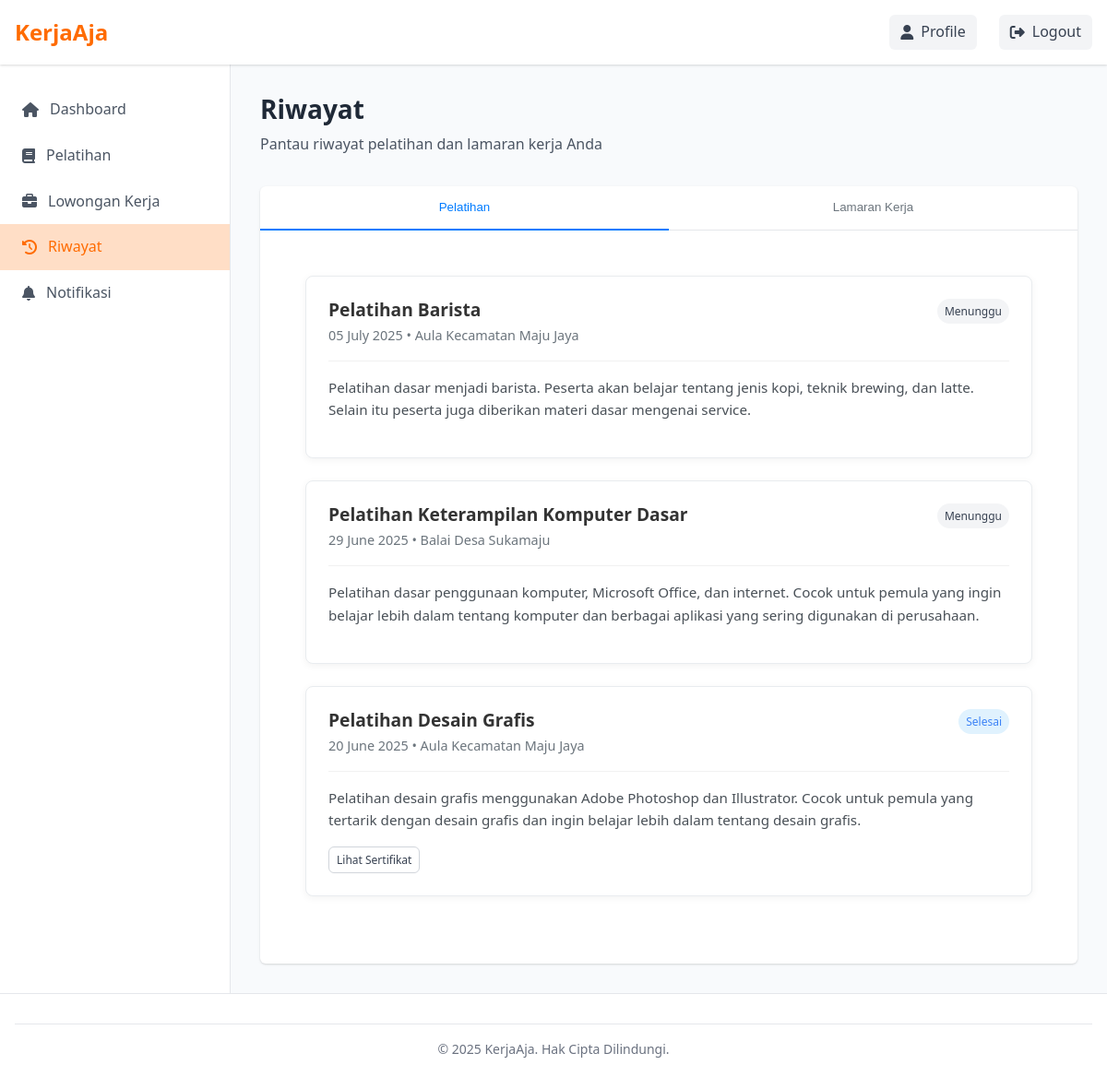
The app's page /User/riwayat.php (signed in) with its own data.
### tables this page shows
CREATE TABLE `pendaftaran_pelatihan` (
  `id` int(11) NOT NULL,
  `user_id` int(11) NOT NULL,
  `pelatihan_id` int(11) NOT NULL,
  `tanggal_daftar` timestamp NOT NULL DEFAULT current_timestamp()
);

CREATE TABLE `pelatihan` (
  `pelatihan_id` int(11) NOT NULL,
  `nama` varchar(150) NOT NULL,
  `lokasi` varchar(100) DEFAULT NULL,
  `tanggal` date DEFAULT NULL,
  `kuota` int(10) NOT NULL,
  `deskripsi` text DEFAULT NULL,
  `created_by` int(11) DEFAULT NULL
);

### User/riwayat.php (the view, shortened to what this page needs)
<?php
include '../auth/koneksi.php';
$user_id = (int)$_SESSION['user_id'];
$query_pelatihan = "SELECT
                        p.nama, p.lokasi, p.tanggal, p.deskripsi,
                        pp.tanggal_daftar
                    FROM pendaftaran_pelatihan pp
                    JOIN pelatihan p ON pp.pelatihan_id = p.pelatihan_id
                    WHERE pp.user_id = '$user_id'
                    ORDER BY p.tanggal DESC";
$result_pelatihan = mysqli_query($conn, $query_pelatihan);
?>
<!DOCTYPE html>
<html lang="id">
<head>
    <link rel="stylesheet" href="../css/style.css" />
    <link rel="stylesheet" href="https://cdnjs.cloudflare.com/ajax/libs/font-awesome/6.4.0/css/all.min.css" />
</head>
<body>
    <header class="header">
        <div class="container">
            <div class="logo"><a href="dashboard.php">KerjaAja</a></div>
            <nav class="nav">
                <ul>
                    <li><a href="profile.php" class="btn-logout"><i class="fas fa-user"></i> Profile</a></li>
                    <li><a href="../auth/logout.php" class="btn-logout"><i class="fas fa-sign-out-alt"></i> Logout</a>
                    </li>
                </ul>
            </nav>
        </div>
    </header>
    <div class="dashboard-container">
        <aside class="sidebar">
            <nav class="sidebar-nav">
                <ul>
                    <li><a href="dashboard.php"><i class="fas fa-home"></i> Dashboard</a></li>
                    <li><a href="pelatihan.php"><i class="fas fa-book"></i> Pelatihan</a></li>
                    <li><a href="lowongan.php"><i class="fas fa-briefcase"></i> Lowongan Kerja</a></li>
                    <li><a href="riwayat.php" class="active"><i class="fas fa-history"></i> Riwayat</a></li>
                    <li><a href="notifications.php"><i class="fas fa-bell"></i> Notifikasi</a></li>
                </ul>
            </nav>
        </aside>
        <main class="main-content">
            <div class="page-header">
                <h1>Riwayat</h1>
                <p>Pantau riwayat pelatihan dan lamaran kerja Anda</p>
            </div>
            <div class="tabs">
                <div class="tab-header">
                    <button class="tab-btn active" data-tab="pelatihan">Pelatihan</button>
                    <button class="tab-btn" data-tab="lamaran">Lamaran Kerja</button>
                </div>
                <div class="tab-content">
                    <div class="tab-pane active" id="pelatihanTab">
                        <?php if (mysqli_num_rows($result_pelatihan) > 0):
                            mysqli_data_seek($result_pelatihan, 0);
                            while ($pelatihan = mysqli_fetch_assoc($result_pelatihan)):
                                $statusText = "Menunggu";
                                $statusClass = "status-pending";
                                $today = new DateTime();
                                $trainingDate = new DateTime($pelatihan['tanggal']);
                                if ($today->format('Y-m-d') > $trainingDate->format('Y-m-d')) {
                                    $statusText = "Selesai";
                                    $statusClass = "status-completed";
                                } elseif ($today->format('Y-m-d') == $trainingDate->format('Y-m-d')) {
                                    $statusText = "Sedang Berlangsung";
                                    $statusClass = "status-ongoing";
                                }
                        ?>
                        <div class="history-item">
                            <div class="history-item-header">
                                <div>
                                    <h3><?php echo htmlspecialchars($pelatihan['nama']); ?></h3>
                                    <p><?php echo date('d F Y', strtotime($pelatihan['tanggal'])); ?> •
                                        <?php echo htmlspecialchars($pelatihan['lokasi']); ?></p>
                                </div>
                                <span class="status-badge <?php echo $statusClass; ?>"><?php echo $statusText; ?></span>
                            </div>
                            <p class="history-item-description"><?php echo htmlspecialchars($pelatihan['deskripsi']); ?>
                            </p>
                            <?php if ($statusText === 'Selesai'): ?>
                            <a href="#" class="btn btn-outline btn-sm">Lihat Sertifikat</a>
                            <?php endif; ?>
                        </div>
                        <?php endwhile; ?>
                        <?php else: ?>
                        <div class="no-results">
                            <p>Anda belum memiliki riwayat pendaftaran pelatihan.</p>
                        </div>
                        <?php endif; ?>
                    </div>
                </div>
            </div>
        </main>
    </div>
    <footer class="footer">
        <div class="container">
            <div class="footer-bottom">
                <p>&copy; 2025 KerjaAja. Hak Cipta Dilindungi.</p>
            </div>
        </div>
    </footer>
</body>
</html>

### User/riwayat.php (style rules this page uses)
.history-item { background: #fff; border: 1px solid #e9ecef; border-radius: 8px; padding: 1.5rem; margin-bottom: 1.5rem; box-shadow: 0 2px 8px rgba(0, 0, 0, 0.05); }
.history-item-header { display: flex; justify-content: space-between; align-items: flex-start; margin-bottom: 1rem; padding-bottom: 1rem; border-bottom: 1px solid #f1f1f1; }
.history-item-header h3 { margin: 0; font-size: 1.2rem; color: #333; }
.history-item-header p { margin: 5px 0 0; color: #6c757d; font-size: 0.9rem; }
.history-item-description { color: #495057; margin: 0 0 1rem 0; font-size: 0.95rem; }

### records on screen
pendaftaran_pelatihan: pelatihan.nama "Pelatihan Barista", pelatihan.tanggal "05 July 2025", pelatihan.lokasi "Aula Kecamatan Maju Jaya", statusText "Menunggu", pelatihan.deskripsi "Pelatihan dasar menjadi barista. Peserta akan belajar tentang jenis kopi, teknik brewing, dan latte. Selain itu peserta juga diberikan materi dasar mengenai service."
pendaftaran_pelatihan: pelatihan.nama "Pelatihan Keterampilan Komputer Dasar", pelatihan.tanggal "29 June 2025", pelatihan.lokasi "Balai Desa Sukamaju", statusText "Menunggu", pelatihan.deskripsi "Pelatihan dasar penggunaan komputer, Microsoft Office, dan internet. Cocok untuk pemula yang ingin belajar lebih dalam tentang komputer dan berbagai aplikasi yang sering digunakan di perusahaan."
pendaftaran_pelatihan: pelatihan.nama "Pelatihan Desain Grafis", pelatihan.tanggal "20 June 2025", pelatihan.lokasi "Aula Kecamatan Maju Jaya", pelatihan.tanggal "Selesai", pelatihan.deskripsi "Pelatihan desain grafis menggunakan Adobe Photoshop dan Illustrator. Cocok untuk pemula yang tertarik dengan desain grafis dan ingin belajar lebih dalam tentang desain grafis.", shows "Lihat Sertifikat"
